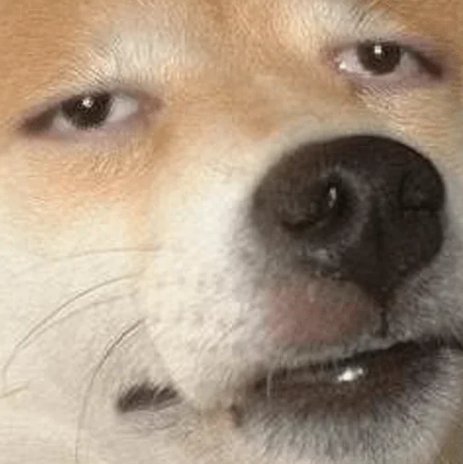
#> input picture png_images/doge.png, 463 x 464 px
$ python main.py
#> lines starting #> are read from the running program, lines starting #| are printed output that depends on the picture
### read_png.py
import numpy as np
import matplotlib.pyplot as plt
import cv2 as cv


def read_png(path_to_png, draw_img=False, draw_flatten_img=False):
    """
    Read .png image and return flatten array of each channel
    Draw image and flatten image if required

    :return: 1) img - original image, shape=(heigth, width, 3)
             2) R_flat - flatten 1d array of R-cahnnel pixel values, shape=(heigth*width,)
             3) G_flat, B_flat - analogically to R_flat
    """
    img = cv.imread(path_to_png)
    img = cv.cvtColor(img, cv.COLOR_BGR2RGB)  # BGR -> RGB

    R = img[:, :, 0].astype(int)
    G = img[:, :, 1].astype(int)
    B = img[:, :, 2].astype(int)
    R_flat = np.ravel(R)
    G_flat = np.ravel(G)
    B_flat = np.ravel(B)

    height, width = img.shape[0], img.shape[1]
    if draw_img:
        plt.imshow(img)
        plt.title(f"Image {height}x{width}")
        plt.xticks([])
        plt.yticks([])
    if draw_flatten_img:
        plt.figure(figsize=(15, 4))
        flatten_img = np.vstack((R_flat, G_flat, B_flat)).T.reshape((1, height*width, 3))
        plt.imshow(flatten_img)
        plt.title(f"Flatten image 1x{height * width}")
        plt.xticks([])
        plt.yticks([])

    # convert np.array with np.int64 elems to list with int elems (for correct work of n.to_bytes())
    R_flat = R_flat.tolist()
    G_flat = G_flat.tolist()
    B_flat = B_flat.tolist()

    return img, R_flat, G_flat, B_flat

### qoi_encoder.py
import numpy as np
from read_png import read_png
import os
import pathlib
import io
import time
from pathlib import Path


QOI_RUN = 0b11000000
QOI_DIFF_SMALL = 0b01000000
QOI_DIFF_MED = 0b10000000
QOI_INDEX = 0b00000000
QOI_RGB = 0b11111110
EMPTY_BYTE = 0b00000000

# magic qoi bytes
MAGIC_Q = 0b01110001
MAGIC_O = 0b01101111
MAGIC_I = 0b01101001
MAGIC_F = 0b01100110


def encode_byte_part(value: int, bits_num: int, right_offset: int, byte: int) -> int:
    """
    Write value to a part of byte

    :param value: decimal value to encode (0-255)
    :param bits_num: number of bits, needed to encode value (1-8)
    :param right_offset: bit offset
                        (e.g. the binary value 101 written in byte 00000000 with right_offset=2 will give 00010100)
    :param byte: the byte in which our value will be written
    :return: byte with written value
    """
    assert 0 <= value <= (2**bits_num), f"{value} is too large to be written in {bits_num} bits"
    assert (right_offset + bits_num) <= 8, \
        f"{bits_num} bits with right offset {right_offset} can't be placed in single byte"

    value_encoded = value << right_offset  # shift "value" left (regarding to 0b0) by "right_offset" bits
    byte += value_encoded

    return byte


def encode_run(run_length: int) -> list:
    """
    Encode QOI_RUN chunk

    :param run_length: run-length repeating the previous pixel (1-62)
    :return: list of bytes encoding QOI_RUN chunk (here list of one byte, byte is int)
    """
    byte = QOI_RUN
    run_length -= 1  # run-length is stored with a bias of -1 (i.e. values are 0-61)
    byte = encode_byte_part(value=run_length, bits_num=6, right_offset=0, byte=byte)
    chunk = [byte]

    return chunk


def encode_diff_small(dr: int, dg: int, db: int) -> list:
    """
    Encode QOI_DIFF_SMALL chunk

    :param dr: red channel difference from the previous pixel
    :param dg: green channel difference from the previous pixel
    :param db: blue channel difference from the previous pixel
    :return: list of bytes encoding QOI_DIFF_SMALL chunk
    """
    assert (-2 <= dr <= 1) and (-2 <= dg <= 1) and (-2 <= db <= 1), \
        f"one of the values dr={dr}, dg={dg}, db={db} does not lie in the range [-2, 1]"

    byte = QOI_DIFF_SMALL
    right_offset = 4
    for d_channel in [dr, dg, db]:
        d_channel += 2  # values are stored with a bias of 2
        byte = encode_byte_part(value=d_channel, bits_num=2, right_offset=right_offset, byte=byte)
        right_offset -= 2

    chunk = [byte]
    return chunk


def encode_diff_med(dr: int, dg: int, db: int) -> list:
    """
    Encode QOI_DIFF_MED chunk

    :param dr: red channel difference from the previous pixel
    :param dg: green channel difference from the previous pixel
    :param db: blue channel difference from the previous pixel
    :return: list of bytes encoding QOI_DIFF_MED chunk (here list of two ints)
    """
    dr_dg = dr - dg
    db_dg = db - dg
    assert -32 <= dg <= 31, f"value dg={dg} does not lie in the range [-32, 31]"
    assert (-8 <= dr_dg <= 7) and (-8 <= db_dg <= 7), \
        f"values (dr-dg)={dr_dg}, (db-dg)={db_dg} does not lie in the range [-8, 7]"

    # Values are stored with a bias of 32 for the green channel
    #  and a bias of 8 for the red and blue channel:
    dg += 32
    dr_dg += 8
    db_dg += 8

    byte1 = QOI_DIFF_MED
    byte1 = encode_byte_part(value=dg, bits_num=6, right_offset=0, byte=byte1)

    byte2 = EMPTY_BYTE
    byte2 = encode_byte_part(value=dr_dg, bits_num=4, right_offset=4, byte=byte2)
    byte2 = encode_byte_part(value=db_dg, bits_num=4, right_offset=0, byte=byte2)

    chunk = [byte1, byte2]
    return chunk


def encode_index(hash_index: int) -> list:
    """
    Encode QOI_INDEX chunk

    :param hash_index: ....
    :return: list of bytes encoding QOI_INDEX chunk (here list of one int)
    """
    byte = QOI_INDEX

    byte = encode_byte_part(value=hash_index, bits_num=6, right_offset=0, byte=byte)
    chunk = [byte]

    return chunk


def encode_rgb(R: int, G: int, B: int) -> list:
    """
    Encode QOI_RGB chunk

    :param R: 8-bit red channel value
    :param G: 8-bit green channel value
    :param B: 8-bit blue channel value
    :return: list of bytes encoding QOI_RGB chunk (here list of four ints)
    """
    byte1 = QOI_RGB
    chunk = [byte1]

    for channel in [R, G, B]:
        byte = EMPTY_BYTE
        byte = encode_byte_part(value=channel, bits_num=8, right_offset=0, byte=byte)
        chunk.append(byte)

    return chunk


def write_chunk(chunk: list, f: io.BufferedWriter) -> None:
    """
    Writes bytes from single chunk to file

    :param chunk: list of bytes (each byte is int)
    :param file: buffered binary stream of file
    """
    for byte_val in chunk:
        val_binary = byte_val.to_bytes(length=1, byteorder='big')
        f.write(val_binary)


def write_qoi_header(image: np.array, f: io.BufferedWriter) -> None:
    """
    Write qoi header bytes to file

    :param image: input image
    :param f: buffered binary stream of file
    """
    height, width, channels = image.shape

    channels = int(channels)
    colorspace = 0  # TODO
    magic_chunk = [MAGIC_Q, MAGIC_O, MAGIC_I, MAGIC_F]  # magic bytes q, o, i, f

    height_binary = height.to_bytes(length=4, byteorder='big')
    width_binary = width.to_bytes(length=4, byteorder='big')

    write_chunk(magic_chunk, f)
    f.write(width_binary)
    f.write(height_binary)
    f.write(channels.to_bytes(length=1, byteorder='big'))
    f.write(colorspace.to_bytes(length=1, byteorder='big'))


class Pixel:

    def __init__(self, r: int, g: int, b: int):
        self.r = r
        self.g = g
        self.b = b

    def __eq__(self, other):
        return (self.r == other.r) and (self.g == other.g) and (self.b == other.b)

    def hash_value(self) -> int:
        """Hash function for QOI_INDEX"""
        return (self.r * 3 + self.g * 5 + self.b * 7) % 64
        # return (self.r * 3 + self.g * 5 + self.b * 7 + 255 * 11) % 64  # to compare


def encode(R: list,
           G: list,
           B: list,
           file: io.BufferedWriter) -> None:

    is_run = False
    run_length = 0

    n = len(R)

    hash_array = [None for i in range(64)]

    for i in range(n):
        cur_pixel = Pixel(R[i], G[i], B[i])

        if i == 0:
            prev_pixel = Pixel(0, 0, 0)
        else:
            prev_pixel = Pixel( R[i-1], G[i-1], B[i-1] )

        if cur_pixel == prev_pixel:
            is_run = True
            run_length += 1
            if run_length == 62:
                run_chunk = encode_run(run_length)
                write_chunk(run_chunk, file)
                run_length = 0
                is_run = False
            continue
        elif is_run:
            run_chunk = encode_run(run_length)
            write_chunk(run_chunk, file)
            run_length = 0
            is_run = False


        hash_index = cur_pixel.hash_value()

        if hash_array[hash_index] is None:
            hash_array[hash_index] = cur_pixel

        elif hash_array[hash_index] == cur_pixel:
            index_chunk = encode_index(hash_index)
            write_chunk(index_chunk, file)
            continue
        else:
            hash_array[hash_index] = cur_pixel  # update hash_index array

        dr = cur_pixel.r - prev_pixel.r
        dg = cur_pixel.g - prev_pixel.g
        db = cur_pixel.b - prev_pixel.b

        if (-2 <= dr <= 1) and (-2 <= dg <= 1) and (-2 <= db <= 1):
            diff_small_chunk = encode_diff_small(dr, dg, db)
            write_chunk(diff_small_chunk, file)
            continue

        if (-32 <= dg <= 31) and (-8 <= (dr-dg) <= 7) and (-8 <= (db-dg) <= 7):
            diff_med_chunk = encode_diff_med(dr, dg, db)
            write_chunk(diff_med_chunk, file)
            continue

        rgb_chunk = encode_rgb(cur_pixel.r, cur_pixel.g, cur_pixel.b)
        write_chunk(rgb_chunk, file)

    # last run processing
    if is_run:
        run_chunk = encode_run(run_length)
        write_chunk(run_chunk, file)
        run_length = 0
        is_run = False


def run_encoder(png_filename, qoi_filename=None):
    """
    Run qoi encode algorithm on image "png_filename"
    Save encoded qoi image as "qoi_filename"
    """
    if qoi_filename is None:
        name = Path(png_filename).stem
        qoi_filename = f'./qoi_images/{name}.qoi'

        if not os.path.exists(os.path.join(os.getcwd(), 'qoi_images')):
            os.mkdir('qoi_images')

    img, R, G, B = read_png(png_filename)

    # create empty qoi file with header (or replace existing)
    file = open(qoi_filename, 'wb')
    write_qoi_header(img, file)
    file.close()

    start_time = time.time()
    with open(qoi_filename, 'ab') as file:
        encode(R, G, B, file)
    end_time = time.time()

    time_elapsed = end_time - start_time

    return qoi_filename, time_elapsed


# [8 lines that do not run on import are left out]

### qoi_decoder.py
import numpy as np
import os
from qoi_encoder import Pixel
from read_png import read_png
from typing import Tuple
import time


def decode_byte_part(byte: int, right_offset: int, bits_num: int) -> int:
    """
    Extract part of given legnth from a byte

    :param byte: single byte (0-255)
    :param right_offset: e.g. right_offset=4 if we want to extract 1011 from byte 1011xxxx
    :param bits_num: number of bits in desired part of byte
    """
    byte = byte >> right_offset  # cut right part of byte of length "right_offset"
    res = byte >> bits_num  # cut right part of byte of length "bits_num"
    mask = res << bits_num  # add "bits_num" zeros to the end of "res"
    byte_part = (byte - mask)
    return byte_part


def decode_diff_small(byte: int) -> Tuple[int, int, int]:
    """
    Extract dr, dg, db from diff small byte
    """
    dr = decode_byte_part(byte, right_offset=4, bits_num=2)
    dg = decode_byte_part(byte, right_offset=2, bits_num=2)
    db = decode_byte_part(byte, right_offset=0, bits_num=2)
    dr -= 2  # bias
    dg -= 2
    db -= 2

    return dr, dg, db


def decode_diff_med(byte1: int, byte2: int) -> Tuple[int, int, int]:
    """
    Extract dr, dg, db from diff med bytes
    """
    dg = decode_byte_part(byte1, right_offset=0, bits_num=6)
    dr_dg = decode_byte_part(byte2, right_offset=4, bits_num=4)
    db_dg = decode_byte_part(byte2, right_offset=0, bits_num=4)
    dg -= 32  # bias
    dr_dg -= 8
    db_dg -= 8
    dr = dr_dg + dg
    db = db_dg + dg

    return dr, dg, db


def read_qoi_header(qoi_bytes: bytes) -> Tuple[int, int, int, int]:
    """
    Read qoi header and return info about image
    """
    assert qoi_bytes[:4] == b'qoif', "There is no magic QOI bytes in the file header"

    width_bytes = qoi_bytes[4:8]
    height_bytes = qoi_bytes[8:12]
    channels = qoi_bytes[12]
    colorspace = qoi_bytes[13]

    width = int.from_bytes(width_bytes, byteorder='big')
    height = int.from_bytes(height_bytes, byteorder='big')

    return height, width, channels, colorspace


def decode(filename: str):
    """
    Algorithm of QOI decoder

    :return: 1) R_decoded, G_decoded, B_decoded - 1d arrays of pixels of each image channel
             2) height, width - image size
    """

    with open(filename, 'rb') as f:
        qoi_bytes = f.read()

    height, width, _, _ = read_qoi_header(qoi_bytes)

    n = width * height

    R_decoded = np.zeros(n)
    G_decoded = np.zeros(n)
    B_decoded = np.zeros(n)
    hash_array = [None for i in range(64)]

    m = len(qoi_bytes)

    pixel_counter = 0  # flatten image counter
    byte_counter = 14  # qoi bytes counter, starts from 14 because qoi header takes 14 bytes

    cur_pixel = Pixel(0, 0, 0)

    while byte_counter != m:

        prev_pixel = cur_pixel

        byte = qoi_bytes[byte_counter]
        tag = byte >> 6  # first 2 numbers of byte (e.g. ab from abxxxxxx)

        if byte == 0b11111110:
            tag_name = 'rgb'
            cur_pixel = Pixel(qoi_bytes[byte_counter+1],
                              qoi_bytes[byte_counter+2],
                              qoi_bytes[byte_counter+3])
            byte_counter += 4

        elif tag == 0b11:
            tag_name = 'run'
            run_length = decode_byte_part(byte, right_offset=0, bits_num=6)
            run_length += 1  # bias
            for i in range(run_length):
                R_decoded[pixel_counter + i] = prev_pixel.r
                G_decoded[pixel_counter + i] = prev_pixel.g
                B_decoded[pixel_counter + i] = prev_pixel.b
            pixel_counter += run_length
            byte_counter += 1
            continue

        elif tag == 0b00:
            tag_name = 'index'
            hash_index = decode_byte_part(byte, right_offset=0, bits_num=6)
            cur_pixel = hash_array[hash_index]
            byte_counter += 1

            if hash_array[hash_index] is None:
                raise ValueError("smth wrong with hashes, it may be error in byte indexing")

        elif tag == 0b01:
            tag_name = 'diff_small'
            dr, dg, db = decode_diff_small(byte)
            cur_pixel = Pixel(prev_pixel.r + dr, prev_pixel.g + dg, prev_pixel.b + db)
            byte_counter += 1

        elif tag == 0b10:
            tag_name = 'diff_med'
            next_byte = qoi_bytes[byte_counter+1]
            dr, dg, db = decode_diff_med(byte, next_byte)
            cur_pixel = Pixel(prev_pixel.r + dr, prev_pixel.g + dg, prev_pixel.b + db)
            byte_counter += 2

        else:
            raise ValueError(f"Unknown tag value: {bin(tag)} in byte {bin(byte)}")

        hash_index = int(cur_pixel.hash_value())
        hash_array[hash_index] = cur_pixel

        R_decoded[pixel_counter] = cur_pixel.r
        G_decoded[pixel_counter] = cur_pixel.g
        B_decoded[pixel_counter] = cur_pixel.b
        pixel_counter += 1

    return R_decoded, G_decoded, B_decoded, height, width


def run_decoder(qoi_filename):
    """
    Run qoi decode algorithm on image "qoi_filename"
    """
    start_time = time.time()
    R_decoded, G_decoded, B_decoded, height, width = decode(qoi_filename)
    end_time = time.time()

    time_elapsed = end_time - start_time

    # reshape decoded 1d arrays into image with 3 channels
    img_decoded = np.zeros((height, width, 3), dtype=int)
    img_decoded[:, :, 0] = R_decoded.reshape((height, width))
    img_decoded[:, :, 1] = G_decoded.reshape((height, width))
    img_decoded[:, :, 2] = B_decoded.reshape((height, width))

    return img_decoded, time_elapsed


# [4 lines that do not run on import are left out]


### main.py
import os
import time
from pathlib import Path
import logging
import numpy as np

from qoi_encoder import run_encoder
from qoi_decoder import run_decoder
from read_png import read_png


logger = logging.getLogger(__name__)
loglevel = "DEBUG"
logger.setLevel(loglevel)
handler = logging.StreamHandler()
handler.setLevel(loglevel)
format = '%(levelname)s - %(filename)s - %(funcName)s: %(message)s'
handler.setFormatter(logging.Formatter(format))
logger.addHandler(handler)


def run_single_experiment(png_filename, qoi_filename=None):
    """
    Run qoi_encoder on image "png_filename" and save qoi image
    Then run qoi_decoder and compare decoded image with original png image

    :raises Exception: if decoded qoi image is not equal to original png image
    """
    if qoi_filename is None:
        name = Path(png_filename).stem
        qoi_filename = f'./qoi_images/{name}.qoi'

        if not os.path.exists(os.path.join(os.getcwd(), 'qoi_images')):
            os.mkdir('qoi_images')

    orig_img, _, _, _ = read_png(png_filename)
#> in read_png, img is the input picture: shape (464, 463, 3); mean B, G, R 128.2, 147.8, 166.6
#> in read_png, `R = img[:, :, 0].astype(int)`:
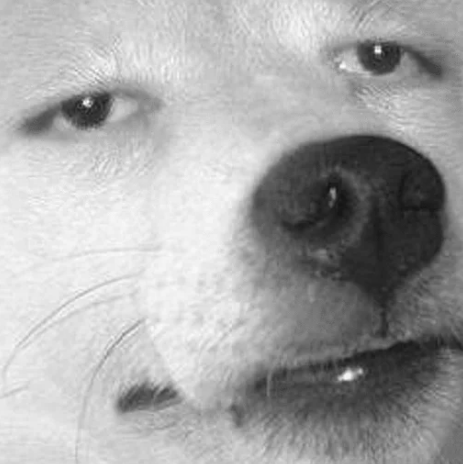
#> R: shape (464, 463) int64; min 20, max 254, mean 166.6
#> in read_png, `G = img[:, :, 1].astype(int)`:
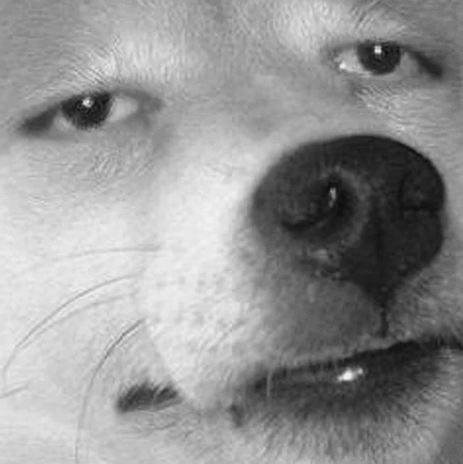
#> G: shape (464, 463) int64; min 12, max 242, mean 147.8
#> in read_png, `B = img[:, :, 2].astype(int)`:
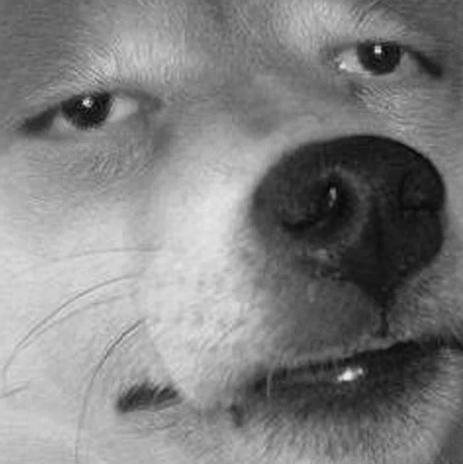
#> B: shape (464, 463) int64; min 2, max 231, mean 128.2
#> in read_png, `R_flat = R_flat.tolist()`: R_flat = 214832 items
    logger.info(f"Process image {Path(png_filename).name}, size = {orig_img.shape[0]}x{orig_img.shape[1]}")

    # encoding
    qoi_filename, encoding_time = run_encoder(png_filename, qoi_filename)
#> in encode, `n = len(R)`: n = 214832
#> the loop in encode, `for i in range(n):` made 214832 passes
#> (hash_index, dr, db, dr_dg in encode_diff_med, db_dg in encode_diff_med) on passes 9, 13, 17, 19, 20, 24, 25, 26, 27, 31, 35: (38, -2, -2, 9, 9), (50, -4, -2, 8, 10), (42, 4, 4, 8, 8), (40, 2, 1, 7, 6), (54, 3, 0, 10, 7), (20, 1, 2, 8, 9), (38, 2, 1, 9, 8), (19, 3, 3, 8, 8), (39, 1, 1, 7, 7), (4, -2, -2, 9, 9), (34, 2, 2, 8, 8)
#> (hash_index, dr, db, diff_small_chunk) on passes 2, 3, 4, 5, 7, 8: (8, -1, -1, [85]), (1, 0, -1, [105]), (63, 0, -1, [109]), (36, -1, -2, [80]), (22, 0, -2, [104]), (9, -2, -1, [73])
    logger.debug(f"Image encoded and saved as {qoi_filename}")
    logger.debug(f"Encoding time: {1000 * encoding_time:.3f} ms")

    # decoding
    img_decoded, decoding_time = run_decoder(qoi_filename)

    # check that image encoded and decoded correctly
    if np.all(img_decoded == orig_img):
        logger.debug("OK, decoded qoi image is equal to original png image")
    else:
        logger.error(f"Decoding failed, qoi image {qoi_filename} is not equal to original png image {png_filename}")
        logger.debug(f"Decoding failed at indexes {np.where(img_decoded != orig_img)[0]}")
        raise Exception("Error in encoding/decoding algorithm, qoi image is not equal to original png image")

    logger.debug(f"Decoding time: {1000 * decoding_time:.3f} ms")


def run_multiple_experiments(dir_with_png):
    """
    Launch run_single_experiment() for each png file in "dir_with_png"
    """
    for name in os.listdir(dir_with_png):
        if Path(name).suffix == ".png":
            png_filename = os.path.join(dir_with_png, name)

            run_single_experiment(png_filename)
            print('------------------------------------- \n')


if __name__ == '__main__':
    png_filename = "./png_images/doge.png"
    run_single_experiment(png_filename, qoi_filename='./qoi_images/tmp.qoi')

    # dir_with_png = './png_images'
    # run_multiple_experiments(dir_with_png)

$ run again, with png_images/ColorBars.png copied over png_images/doge.png
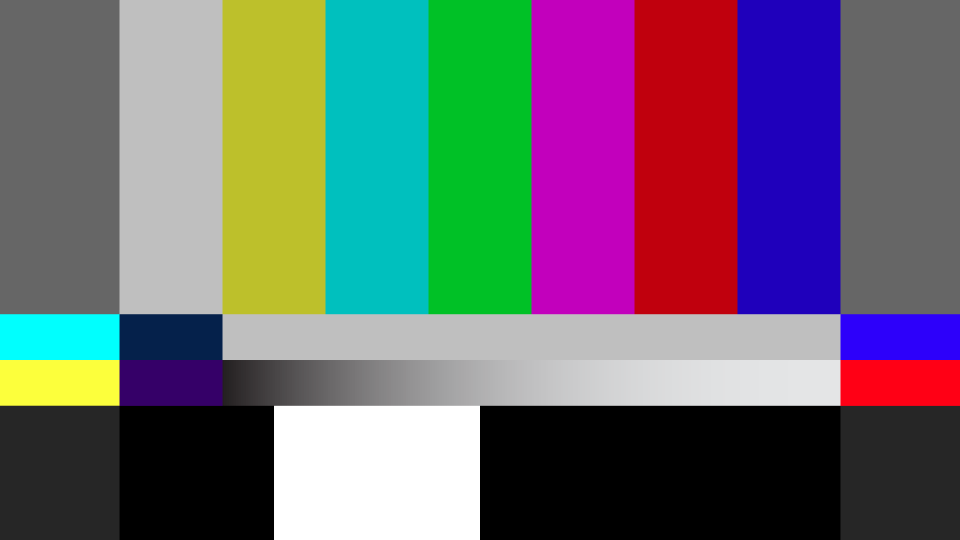
#> input picture png_images/ColorBars.png, 1920 x 1080 px (shown at 1/2 size)
#> in read_png, img is the input picture: shape (1080, 1920, 3); mean B, G, R 111.4, 104.1, 106.6
#> in read_png, `G = img[:, :, 1].astype(int)`:
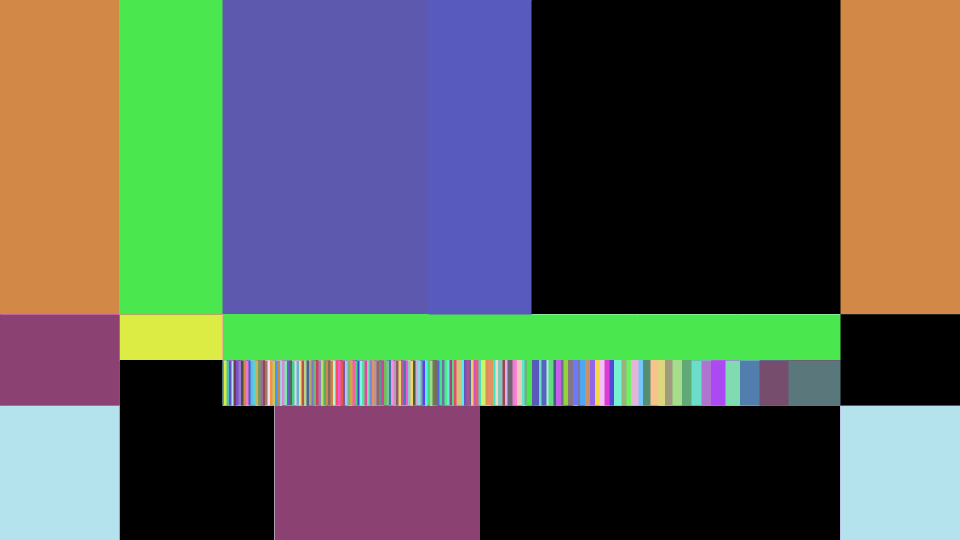
#> G: shape (1080, 1920) int64 (shown at 1/2 size); 210 distinct labels, from 0 to 255; one colour per label, 0 black
#> in read_png, `B = img[:, :, 2].astype(int)`:
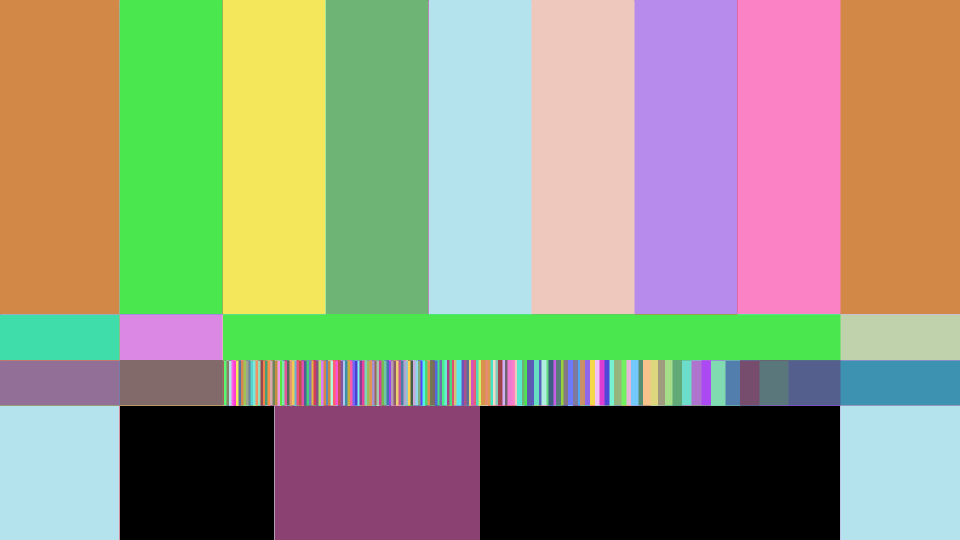
#> B: shape (1080, 1920) int64 (shown at 1/2 size); 212 distinct labels, from 0 to 255; one colour per label, 0 black
#> R_flat = 2073600 items
#> n = 2073600
#> the loop in encode, `for i in range(n):` made 2073600 passes
#> (hash_index, dr, db, rgb_chunk) on pass 1: (58, 102, 102, [254, 102, 102, 102])
#> after the loop in encode, `for i in range(n):`: hash_array = 64 items; run_length = 52
#> in encode, `run_chunk = encode_run(run_length)`: run_chunk = [243]
